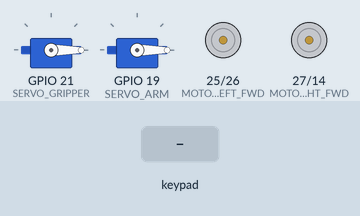
Bench run of a program on a simulated ESP32. On the bench: 2 × servo, motor-driver pin pairs drawn as motors (green arrow = first pin HIGH = forward, orange = second pin HIGH = backward, longer = more drive, scaled by the enable pin). The inputs (shaded band) are chosen by the test bench. Servo pulses on a pin are drawn as a servo (544–2400 µs = 0–180°); what the program prints to the serial monitor is not drawn.

Above: at 2.2 s.
2.3 s: key 'U' pressed
At 2.5 s:
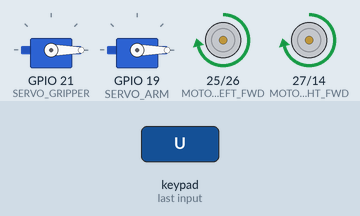
4.2 s: key 'D' pressed
At 4.4 s:
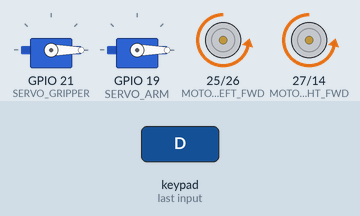
6.1 s: key 'L' pressed
At 6.3 s:
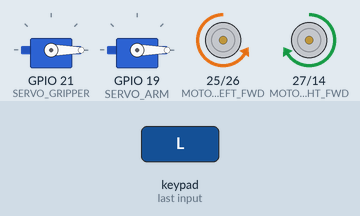
8.0 s: key 'R' pressed
At 8.21 s:
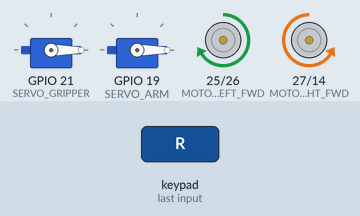
9.9 s: key 'S' pressed
At 11.1 s:
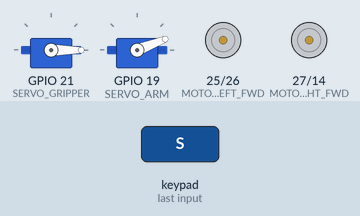
11.5 s: key 'U' pressed
At 11.7 s:
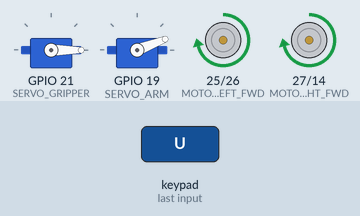
Timing chart, 0 to 14.4 s (numbered marks = the images above; inputs shaded):
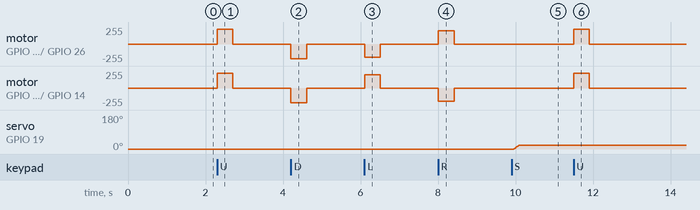

Measured:
- after the input at 2.3 s, motor on GPIO 25 (MOTOR_LEFT_FWD) / GPIO 26 (MOTOR_LEFT_BWD), motor on GPIO 27 (MOTOR_RIGHT_FWD) / GPIO 14 (MOTOR_RIGHT_BWD): stopped → forward 219/255 at once, → stopped 0.40 s later
- after the input at 4.2 s, motor on GPIO 25 (MOTOR_LEFT_FWD) / GPIO 26 (MOTOR_LEFT_BWD), motor on GPIO 27 (MOTOR_RIGHT_FWD) / GPIO 14 (MOTOR_RIGHT_BWD): stopped → backward 219/255 at once, → stopped 0.40 s later
- after the input at 6.1 s, motor on GPIO 25 (MOTOR_LEFT_FWD) / GPIO 26 (MOTOR_LEFT_BWD): stopped → backward 199/255 at once, → stopped 0.40 s later; motor on GPIO 27 (MOTOR_RIGHT_FWD) / GPIO 14 (MOTOR_RIGHT_BWD): stopped → forward 199/255 at once, → stopped 0.40 s later
- after the input at 8.0 s, motor on GPIO 25 (MOTOR_LEFT_FWD) / GPIO 26 (MOTOR_LEFT_BWD): stopped → forward 199/255 at once, → stopped 0.40 s later; motor on GPIO 27 (MOTOR_RIGHT_FWD) / GPIO 14 (MOTOR_RIGHT_BWD): stopped → backward 199/255 at once, → stopped 0.40 s later
- after the input at 9.9 s, servo on GPIO 19 (SERVO_ARM): 0° → 21° after 0.06 s
- after the input at 11.5 s, motor on GPIO 25 (MOTOR_LEFT_FWD) / GPIO 26 (MOTOR_LEFT_BWD), motor on GPIO 27 (MOTOR_RIGHT_FWD) / GPIO 14 (MOTOR_RIGHT_BWD): stopped → forward 219/255 at once, → stopped 0.40 s later

The program:

main.cpp
```cpp
#include <Arduino.h>
#include <esp_bt_main.h>
#include <esp_gap_ble_api.h>

// Compatibility shim: DabbleESP32 dùng hàm ledcAttachChannel, chưa có trên core ESP32 mới.
#ifdef ARDUINO_ARCH_ESP32
static inline void ledcAttachChannel(uint8_t pin, double freq, uint8_t resolution, uint8_t channel) {
  ledcSetup(channel, freq, resolution);
  ledcAttachPin(pin, channel);
}
#endif

#include <DabbleESP32.h>

// ==================== CẤU HÌNH CHÂN GPIO ====================
// Động cơ bánh xe (Motor Driver - L298N hoặc tương tự)
#define MOTOR_LEFT_FWD    25   // Động cơ trái tiến
#define MOTOR_LEFT_BWD    26   // Động cơ trái lùi
#define MOTOR_RIGHT_FWD   27   // Động cơ phải tiến
#define MOTOR_RIGHT_BWD   14   // Động cơ phải lùi
#define MOTOR_LEFT_PWM    32   // PWM điều khiển tốc độ trái
#define MOTOR_RIGHT_PWM   33   // PWM điều khiển tốc độ phải

// Servo cơ cấu gắp (Gripper)
#define SERVO_ARM     19   // Servo cánh tay nâng/hạ
#define SERVO_GRIPPER 21   // Servo kẹp/thả

// ==================== BIẾN TOÀN CỤC ====================

// Tên robot (thay đổi thành số khác nếu có nhiều robot cùng thi)
#define ROBOT_NAME "ROBOT_001"

// Chế độ hoạt động
enum RobotMode {
  MODE_AUTO_LINE_FOLLOW,   // Tự động dò line
  MODE_MANUAL_GRIPPER      // Thủ công điều khiển gripper/arm
};
RobotMode currentMode = MODE_AUTO_LINE_FOLLOW;

// Vị trí servo
int gripperPosition = 90;    // 90 = mở, 0 = đóng
int armPosition = 90;        // Vị trí cánh tay nâng/hạ

bool wasConnected = false;
bool modeChanged = false;    // Flag để tránh xử lý SELECT liên tục

// ==================== HÀM ĐIỀU KHIỂN ĐỘNG CƠ ====================
void stopMotors() {
  digitalWrite(MOTOR_LEFT_FWD, LOW);
  digitalWrite(MOTOR_LEFT_BWD, LOW);
  digitalWrite(MOTOR_RIGHT_FWD, LOW);
  digitalWrite(MOTOR_RIGHT_BWD, LOW);
  ledcWrite(0, 0);
  ledcWrite(1, 0);
  Serial.println("[MOTOR] Dừng hẳn");
}

void moveForward(int speed = 200) {
  digitalWrite(MOTOR_LEFT_FWD, HIGH);
  digitalWrite(MOTOR_LEFT_BWD, LOW);
  digitalWrite(MOTOR_RIGHT_FWD, HIGH);
  digitalWrite(MOTOR_RIGHT_BWD, LOW);
  ledcWrite(0, speed);
  ledcWrite(1, speed);
  Serial.printf("[MOTOR] Tiến - Tốc độ: %d\n", speed);
}

void moveBackward(int speed = 200) {
  digitalWrite(MOTOR_LEFT_FWD, LOW);
  digitalWrite(MOTOR_LEFT_BWD, HIGH);
  digitalWrite(MOTOR_RIGHT_FWD, LOW);
  digitalWrite(MOTOR_RIGHT_BWD, HIGH);
  ledcWrite(0, speed);
  ledcWrite(1, speed);
  Serial.printf("[MOTOR] Lùi - Tốc độ: %d\n", speed);
}

void turnLeft(int speed = 180) {
  digitalWrite(MOTOR_LEFT_FWD, LOW);
  digitalWrite(MOTOR_LEFT_BWD, HIGH);
  digitalWrite(MOTOR_RIGHT_FWD, HIGH);
  digitalWrite(MOTOR_RIGHT_BWD, LOW);
  ledcWrite(0, speed);
  ledcWrite(1, speed);
  Serial.printf("[MOTOR] Rẽ trái - Tốc độ: %d\n", speed);
}

void turnRight(int speed = 180) {
  digitalWrite(MOTOR_LEFT_FWD, HIGH);
  digitalWrite(MOTOR_LEFT_BWD, LOW);
  digitalWrite(MOTOR_RIGHT_FWD, LOW);
  digitalWrite(MOTOR_RIGHT_BWD, HIGH);
  ledcWrite(0, speed);
  ledcWrite(1, speed);
  Serial.printf("[MOTOR] Rẽ phải - Tốc độ: %d\n", speed);
}

// ==================== HÀM ĐIỀU KHIỂN SERVO ====================
void setGripper(int angle) {
  gripperPosition = constrain(angle, 0, 180);
  int pulseWidth = map(gripperPosition, 0, 180, 500, 2500);
  ledcWrite(2, pulseWidth);
  Serial.printf("[SERVO] Gripper: %d độ (PWM: %d)\n", gripperPosition, pulseWidth);
}

void setArm(int angle) {
  armPosition = constrain(angle, 0, 180);
  int pulseWidth = map(armPosition, 0, 180, 500, 2500);
  ledcWrite(3, pulseWidth);
  Serial.printf("[SERVO] Arm: %d độ (PWM: %d)\n", armPosition, pulseWidth);
}


// ==================== XỬ LÝ GAMEPAD DABBLE (BLE) ====================
void processGamepadDabble() {
  // Di chuyển bằng D-Pad
  if (GamePad.isUpPressed()) {
    moveForward(220);
  } else if (GamePad.isDownPressed()) {
    moveBackward(220);
  } else if (GamePad.isLeftPressed()) {
    turnLeft(200);
  } else if (GamePad.isRightPressed()) {
    turnRight(200);
  } else {
    stopMotors();
  }

  // Gắp / Thả
  if (GamePad.isTrianglePressed()) {
    setGripper(0);
    Serial.println("[GRIPPER] ▲ Gắp");
  }
  if (GamePad.isCrossPressed()) {
    setGripper(90);
    Serial.println("[GRIPPER] ✕ Thả");
  }

  // Nâng / Hạ tay
  if (GamePad.isSquarePressed()) {
    armPosition = constrain(armPosition + 5, 0, 180);
    setArm(armPosition);
  }
  if (GamePad.isCirclePressed()) {
    armPosition = constrain(armPosition - 5, 0, 180);
    setArm(armPosition);
  }

  // Chuyển chế độ (SELECT button)
  if (GamePad.isSelectPressed() && !modeChanged) {
    modeChanged = true;
    if (currentMode == MODE_AUTO_LINE_FOLLOW) {
      currentMode = MODE_MANUAL_GRIPPER;
      Serial.println("[MODE] 🎮 CHUYỂN SANG: MANUAL GRIPPER/ARM");
    } else {
      currentMode = MODE_AUTO_LINE_FOLLOW;
      Serial.println("[MODE] 🤖 CHUYỂN SANG: AUTO LINE FOLLOW");
    }
  } else if (!GamePad.isSelectPressed()) {
    modeChanged = false;  // Reset flag khi thả nút
  }
}

// ==================== SETUP ====================
void setup() {
  Serial.begin(115200);
  delay(1000);

  Serial.println("\n========================================");
  Serial.println("   ROBOT ĐIỀU KHIỂN GẮPER VỚI DABBLE");
  Serial.println("========================================");

  // GPIO động cơ
  pinMode(MOTOR_LEFT_FWD, OUTPUT);
  pinMode(MOTOR_LEFT_BWD, OUTPUT);
  pinMode(MOTOR_RIGHT_FWD, OUTPUT);
  pinMode(MOTOR_RIGHT_BWD, OUTPUT);

  ledcSetup(0, 5000, 8);
  ledcSetup(1, 5000, 8);
  ledcAttachPin(MOTOR_LEFT_PWM, 0);
  ledcAttachPin(MOTOR_RIGHT_PWM, 1);

  // PWM Servo
  ledcSetup(2, 50, 16);
  ledcSetup(3, 50, 16);
  ledcAttachPin(SERVO_GRIPPER, 2);
  ledcAttachPin(SERVO_ARM, 3);

  setGripper(90);
  setArm(90);

  Serial.println("[INIT] ✅ GPIO OK");

  // Tăng TX Power BLE để tránh nhiễu trong thi đấu
  esp_ble_tx_power_set(ESP_BLE_PWR_TYPE_ADV, ESP_PWR_LVL_P9);     // ADV công suất cao
  esp_ble_tx_power_set(ESP_BLE_PWR_TYPE_SCAN, ESP_PWR_LVL_P9);    // SCAN công suất cao

  // BLE Dabble
  Dabble.begin(ROBOT_NAME);
  Serial.printf("[INIT] ✅ BLE Dabble sẵn sàng (Tên: %s)\n", ROBOT_NAME);
  Serial.println("[INIT] ✅ TX Power tối đa để chống nhiễu");

  Serial.println("\n📱 HƯỚNG DẪN KẾT NỐI:");
  Serial.println("  1. Mở Dabble app trên điện thoại");
  Serial.println("  2. Vào module GamePad -> chọn Connect");
  Serial.printf("  3. Chọn thiết bị tên %s (BLE)\n", ROBOT_NAME);
  Serial.println("  4. Dùng các nút để điều khiển");
  Serial.println("\n🎮 ĐIỀU KHIỂN GAMEPAD:");
  Serial.println("  ← → ↑ ↓ : Di chuyển robot");
  Serial.println("  △ (Triangle) : Gắp vật");
  Serial.println("  ✕ (Cross) : Thả vật");
  Serial.println("  □ (Square) : Nâng cánh tay");
  Serial.println("  ○ (Circle) : Hạ cánh tay");
  Serial.println("  START : Reset tất cả");
  Serial.println("========================================\n");
}

void loop() {
  Dabble.processInput();

  if (Dabble.isAppConnected()) {
    if (!wasConnected) {
      Serial.println("[BLE] ✅ Đã kết nối Dabble");
      wasConnected = true;
    }
    processGamepadDabble();
  } else {
    if (wasConnected) {
      Serial.println("[BLE] ❌ Mất kết nối Dabble");
      stopMotors();
      wasConnected = false;
    }
  }

  delay(10);  // Giảm từ 20ms → 10ms để phản ứng nhanh hơn, chống nhiễu tốt hơn
}
```
